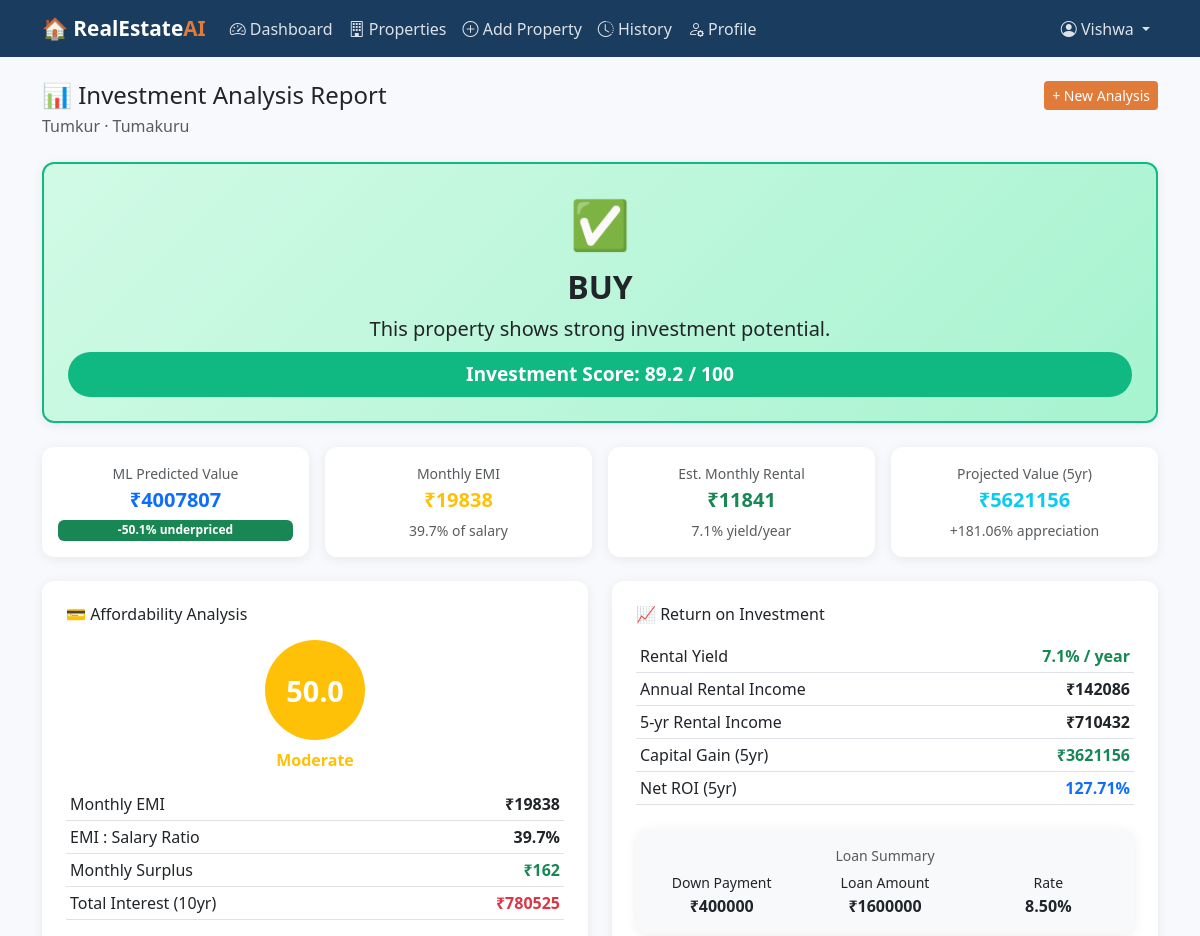
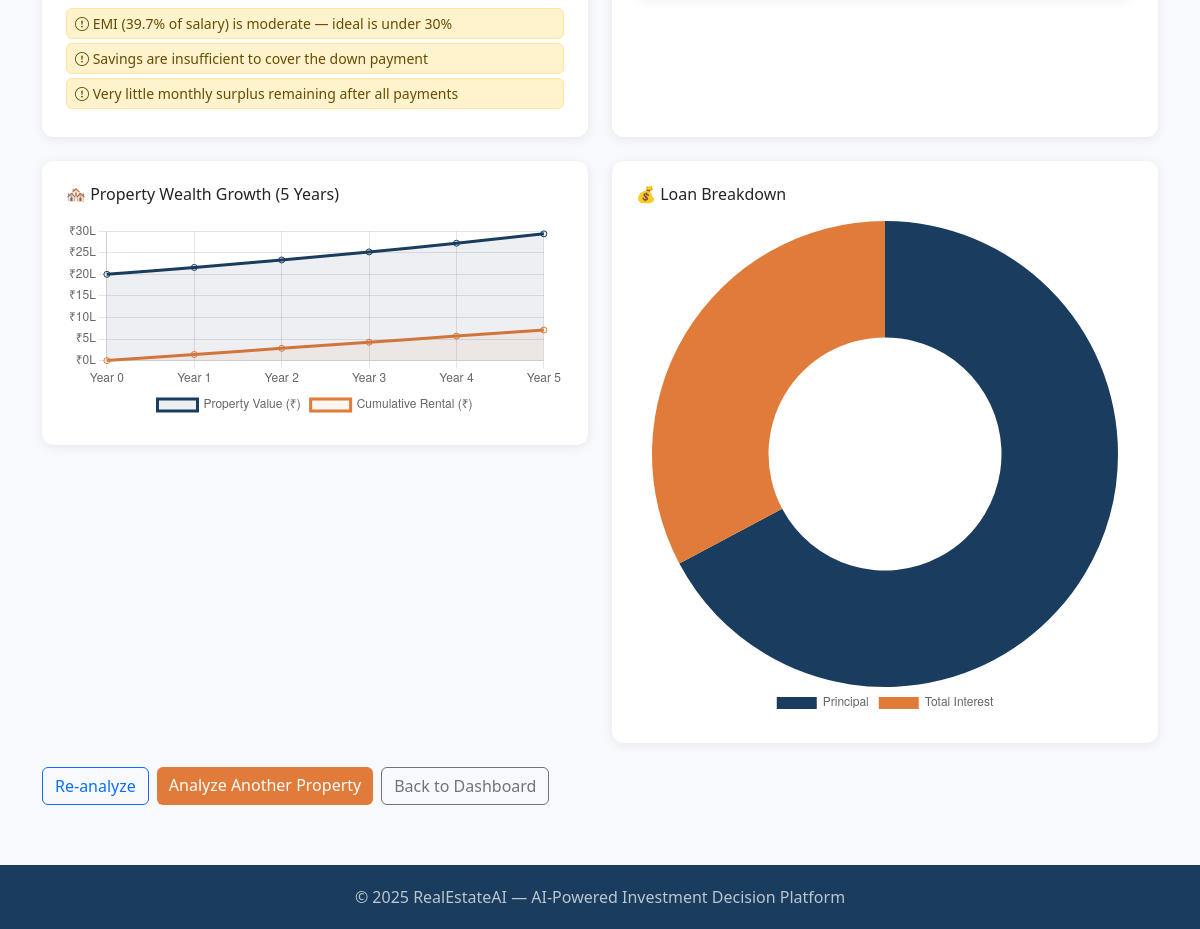
The app's page /result/3/ (signed in) with its own data (2 pictures, top to bottom).
### realestate/models.py (models this page shows, shortened)
class Property(models.Model):
    PROPERTY_TYPE_CHOICES = [
        ('apartment', 'Apartment'),
        ('villa', 'Villa'),
        ('plot', 'Plot'),
        ('commercial', 'Commercial'),
    ]
    user = models.ForeignKey(User, on_delete=models.CASCADE, related_name='properties')
    title = models.CharField(max_length=200)
    location = models.CharField(max_length=100)
    price = models.DecimalField(max_digits=15, decimal_places=2)
    area_sqft = models.DecimalField(max_digits=10, decimal_places=2)
    bhk = models.IntegerField(choices=[(1,'1 BHK'),(2,'2 BHK'),(3,'3 BHK'),(4,'4 BHK'),(5,'5+ BHK')])
    property_type = models.CharField(max_length=20, choices=PROPERTY_TYPE_CHOICES, default='apartment')
    age_years = models.IntegerField(default=0, help_text="Age of property in years")
    floor_number = models.IntegerField(default=1)
    total_floors = models.IntegerField(default=5)
    created_at = models.DateTimeField(auto_now_add=True)

class InvestmentAnalysis(models.Model):
    RECOMMENDATION_CHOICES = [
        ('BUY', 'Buy'),
        ('HOLD', 'Hold'),
        ('AVOID', 'Avoid'),
    ]
    user = models.ForeignKey(User, on_delete=models.CASCADE, related_name='analyses')
    property = models.ForeignKey(Property, on_delete=models.CASCADE, related_name='analyses')
    predicted_price = models.DecimalField(max_digits=15, decimal_places=2, null=True, blank=True)
    predicted_rental = models.DecimalField(max_digits=10, decimal_places=2, null=True, blank=True)
    down_payment = models.DecimalField(max_digits=15, decimal_places=2)
    loan_amount = models.DecimalField(max_digits=15, decimal_places=2)
    loan_tenure_years = models.IntegerField(default=20)
    interest_rate = models.DecimalField(max_digits=5, decimal_places=2, default=8.5)
    emi = models.DecimalField(max_digits=12, decimal_places=2, null=True, blank=True)
    total_interest = models.DecimalField(max_digits=15, decimal_places=2, null=True, blank=True)
    affordability_score = models.DecimalField(max_digits=5, decimal_places=2, null=True, blank=True)
    roi_percentage = models.DecimalField(max_digits=7, decimal_places=2, null=True, blank=True)
    investment_score = models.DecimalField(max_digits=5, decimal_places=2, null=True, blank=True)
    recommendation = models.CharField(max_length=10, choices=RECOMMENDATION_CHOICES, null=True, blank=True)
    projected_value_5yr = models.DecimalField(max_digits=15, decimal_places=2, null=True, blank=True)
    created_at = models.DateTimeField(auto_now_add=True)
    class Meta:
        ordering = ['-created_at']

### realestate/views.py (the view)
# urls.py: path('result/<int:pk>/', views.analysis_result, name='analysis_result'),
@login_required
def analysis_result(request, pk):
    analysis = get_object_or_404(InvestmentAnalysis, pk=pk, user=request.user)
    prop = analysis.property
    profile = request.user.financial_profile
    ml_preds = {
        'predicted_price': float(analysis.predicted_price),
        'predicted_rental': float(analysis.predicted_rental),
        'projected_5yr': float(analysis.projected_value_5yr),
    }
    property_data = {
        'price': float(prop.price),
        'down_payment': float(analysis.down_payment),
        'loan_tenure_years': analysis.loan_tenure_years,
        'interest_rate': float(analysis.interest_rate),
    }
    financial_data = {
        'monthly_salary': float(profile.monthly_salary),
        'monthly_expenses': float(profile.monthly_expenses),
        'total_savings': float(profile.total_savings),
        'risk_tolerance': profile.risk_tolerance,
    }
    result = full_analysis(property_data, financial_data, ml_preds)
    emi = result['emi_data']['emi']
    annual_emi = emi * 12
    total_months = result['emi_data']['total_months']
    appreciation = 0.08
    wealth_labels = []
    wealth_values = []
    rent_values = []
    for yr in range(0, 6):
        wealth_labels.append(f"Year {yr}")
        wealth_values.append(round(float(prop.price) * ((1 + appreciation) ** yr)))
        rent_values.append(round(float(analysis.predicted_rental) * 12 * yr))
    context = {
        'analysis': analysis,
        'property': prop,
        'result': result,
        'ml_preds': ml_preds,
        'wealth_labels': json.dumps(wealth_labels),
        'wealth_values': json.dumps(wealth_values),
        'rent_values': json.dumps(rent_values),
        'emi_principal': round(float(analysis.loan_amount)),
        'emi_interest': round(float(analysis.total_interest)),
    }
    return render(request, 'realestate/analysis_result.html', context)

### realestate/finance_engine.py (called while the page is built)
def calculate_emi(principal: float, annual_rate: float, tenure_years: int) -> dict:
    if principal <= 0 or tenure_years <= 0:
        return {'emi': 0, 'total_payment': 0, 'total_interest': 0}
    monthly_rate = annual_rate / (12 * 100)
    n = tenure_years * 12
    if monthly_rate == 0:
        emi = principal / n
    else:
        emi = principal * monthly_rate * ((1 + monthly_rate) ** n) / (((1 + monthly_rate) ** n) - 1)
    total_payment = emi * n
    total_interest = total_payment - principal
    return {
        'emi': round(emi, 2),
        'total_payment': round(total_payment, 2),
        'total_interest': round(total_interest, 2),
        'monthly_rate': round(monthly_rate * 100, 4),
        'total_months': n,
    }

### realestate/templates/realestate/analysis_result.html (shortened to what this page needs)
{% extends 'realestate/base.html' %}
{% block content %}
<div class="d-flex justify-content-between align-items-start mb-4">
  <div>
    <h4 class="mb-1">📊 Investment Analysis Report</h4>
    <p class="text-muted mb-0">{{ property.title }} · {{ property.location }}</p>
  </div>
  <a href="{% url 'add_property' %}" class="btn btn-accent btn-sm">+ New Analysis</a>
</div>
<div class="card p-4 mb-4 text-center"
     style="background: linear-gradient(135deg,
     {% if result.investment.recommendation == 'BUY' %}#d1fae5,#a7f3d0{% elif result.investment.recommendation == 'HOLD' %}#fef3c7,#fde68a{% else %}#fee2e2,#fecaca{% endif %});
     border: 2px solid {% if result.investment.recommendation == 'BUY' %}#10b981{% elif result.investment.recommendation == 'HOLD' %}#f59e0b{% else %}#ef4444{% endif %};">
  <div style="font-size:3rem">{{ result.investment.rec_icon }}</div>
  <h2 class="fw-bold mt-2">{{ result.investment.recommendation }}</h2>
  <p class="lead mb-2">{{ result.investment.rec_text }}</p>
  <div class="d-inline-block px-4 py-2 rounded-pill fw-bold"
       style="background:{% if result.investment.recommendation == 'BUY' %}#10b981{% elif result.investment.recommendation == 'HOLD' %}#f59e0b{% else %}#ef4444{% endif %};color:white;font-size:1.2rem">
    Investment Score: {{ result.investment.investment_score }} / 100
  </div>
</div>
<div class="row g-3 mb-4">
  <div class="col-md-3">
    <div class="card p-3 text-center h-100">
      <small class="text-muted">ML Predicted Value</small>
      <h5 class="text-primary fw-bold mt-1">₹{{ ml_preds.predicted_price|floatformat:0 }}</h5>
      {% if result.price_vs_predicted > 0 %}
        <span class="badge bg-danger">{{ result.price_vs_predicted }}% overpriced</span>
      {% elif result.price_vs_predicted < 0 %}
        <span class="badge bg-success">{{ result.price_vs_predicted|floatformat:1 }}% underpriced</span>
      {% else %}
        <span class="badge bg-secondary">Fairly priced</span>
      {% endif %}
    </div>
  </div>
  <div class="col-md-3">
    <div class="card p-3 text-center h-100">
      <small class="text-muted">Monthly EMI</small>
      <h5 class="text-warning fw-bold mt-1">₹{{ result.emi_data.emi|floatformat:0 }}</h5>
      <small class="text-muted">{{ result.affordability.emi_ratio }}% of salary</small>
    </div>
  </div>
  <div class="col-md-3">
    <div class="card p-3 text-center h-100">
      <small class="text-muted">Est. Monthly Rental</small>
      <h5 class="text-success fw-bold mt-1">₹{{ ml_preds.predicted_rental|floatformat:0 }}</h5>
      <small class="text-muted">{{ result.roi.rental_yield }}% yield/year</small>
    </div>
  </div>
  <div class="col-md-3">
    <div class="card p-3 text-center h-100">
      <small class="text-muted">Projected Value (5yr)</small>
      <h5 class="text-info fw-bold mt-1">₹{{ ml_preds.projected_5yr|floatformat:0 }}</h5>
      <small class="text-muted">+{{ result.roi.capital_gain_pct }}% appreciation</small>
    </div>
  </div>
</div>
<div class="row g-4 mb-4">
  <div class="col-md-6">
    <div class="card p-4 h-100">
      <h6 class="mb-3">💳 Affordability Analysis</h6>
      <div class="text-center mb-3">
        <div class="score-circle bg-{{ result.affordability.color }} text-white">
          {{ result.affordability.score }}
        </div>
        <div class="mt-2 fw-bold text-{{ result.affordability.color }}">{{ result.affordability.level }}</div>
      </div>
      <table class="table table-sm">
        <tr><td>Monthly EMI</td><td class="text-end fw-bold">₹{{ result.emi_data.emi|floatformat:0 }}</td></tr>
        <tr><td>EMI : Salary Ratio</td><td class="text-end fw-bold">{{ result.affordability.emi_ratio }}%</td></tr>
        <tr><td>Monthly Surplus</td><td class="text-end fw-bold {% if result.affordability.monthly_surplus > 0 %}text-success{% else %}text-danger{% endif %}">₹{{ result.affordability.monthly_surplus|floatformat:0 }}</td></tr>
        <tr><td>Total Interest ({{ analysis.loan_tenure_years }}yr)</td><td class="text-end fw-bold text-danger">₹{{ result.emi_data.total_interest|floatformat:0 }}</td></tr>
      </table>
      {% if result.affordability.issues %}
      <div class="mt-2">
        {% for issue in result.affordability.issues %}
        <div class="alert alert-warning py-1 px-2 mb-1 small"><i class="bi bi-exclamation-circle"></i> {{ issue }}</div>
        {% endfor %}
      </div>
      {% endif %}
    </div>
  </div>
  <div class="col-md-6">
    <div class="card p-4 h-100">
      <h6 class="mb-3">📈 Return on Investment</h6>
      <table class="table table-sm">
        <tr><td>Rental Yield</td><td class="text-end fw-bold text-success">{{ result.roi.rental_yield }}% / year</td></tr>
        <tr><td>Annual Rental Income</td><td class="text-end fw-bold">₹{{ result.roi.annual_rent|floatformat:0 }}</td></tr>
        <tr><td>5-yr Rental Income</td><td class="text-end fw-bold">₹{{ result.roi.total_rental_5yr|floatformat:0 }}</td></tr>
        <tr><td>Capital Gain (5yr)</td><td class="text-end fw-bold text-success">₹{{ result.roi.capital_gain_5yr|floatformat:0 }}</td></tr>
        <tr><td>Net ROI (5yr)</td><td class="text-end fw-bold text-primary">{{ result.roi.net_roi_5yr }}%</td></tr>
      </table>
      <div class="card bg-light p-3 mt-2 text-center">
        <small class="text-muted">Loan Summary</small>
        <div class="row mt-1">
          <div class="col-4"><small>Down Payment</small><br><strong>₹{{ result.down_payment|floatformat:0 }}</strong></div>
          <div class="col-4"><small>Loan Amount</small><br><strong>₹{{ result.loan_amount|floatformat:0 }}</strong></div>
          <div class="col-4"><small>Rate</small><br><strong>{{ analysis.interest_rate }}%</strong></div>
        </div>
      </div>
    </div>
  </div>
</div>
<div class="row g-4 mb-4">
  <div class="col-md-6">
    <div class="card p-4">
      <h6 class="mb-3">🏘️ Property Wealth Growth (5 Years)</h6>
      <canvas id="wealthChart" height="200"></canvas>
    </div>
  </div>
  <div class="col-md-6">
    <div class="card p-4">
      <h6 class="mb-3">💰 Loan Breakdown</h6>
      <canvas id="loanChart" height="200"></canvas>
    </div>
  </div>
</div>
<div class="d-flex gap-2">
  <a href="{% url 'analyze_property' property.pk %}" class="btn btn-outline-primary">Re-analyze</a>
  <a href="{% url 'add_property' %}" class="btn btn-accent">Analyze Another Property</a>
  <a href="{% url 'dashboard' %}" class="btn btn-outline-secondary">Back to Dashboard</a>
</div>
{% endblock %}
{% block extra_js %}
<script>
const wealthLabels = {{ wealth_labels|safe }};
const wealthValues = {{ wealth_values|safe }};
const rentValues = {{ rent_values|safe }};
new Chart(document.getElementById('wealthChart'), {
  type: 'line',
  data: {
    labels: wealthLabels,
    datasets: [
      {
        label: 'Property Value (₹)',
        data: wealthValues,
        borderColor: '#1a3c5e',
        backgroundColor: 'rgba(26,60,94,0.08)',
        fill: true,
        tension: 0.4,
      },
      {
        label: 'Cumulative Rental (₹)',
        data: rentValues,
        borderColor: '#e07b39',
        backgroundColor: 'rgba(224,123,57,0.08)',
        fill: true,
        tension: 0.4,
      }
    ]
  },
  options: {
    plugins: { legend: { position: 'bottom' } },
    scales: {
      y: { ticks: { callback: v => '₹' + (v/100000).toFixed(0) + 'L' } }
    }
  }
});
new Chart(document.getElementById('loanChart'), {
  type: 'doughnut',
  data: {
    labels: ['Principal', 'Total Interest'],
    datasets: [{
      data: [{{ emi_principal }}, {{ emi_interest }}],
      backgroundColor: ['#1a3c5e', '#e07b39'],
      borderWidth: 0,
    }]
  },
  options: {
    plugins: {
      legend: { position: 'bottom' },
      tooltip: {
        callbacks: {
          label: ctx => '₹' + ctx.parsed.toLocaleString('en-IN')
        }
      }
    }
  }
});
</script>
{% endblock %}

### realestate/templates/realestate/base.html (shortened to what this page needs)
<!DOCTYPE html>
<html lang="en">
<head>
  <link href="https://cdn.jsdelivr.net/npm/bootstrap@5.3.0/dist/css/bootstrap.min.css" rel="stylesheet">
  <link href="https://cdn.jsdelivr.net/npm/bootstrap-icons@1.10.0/font/bootstrap-icons.css" rel="stylesheet">
</head>
<body>
<nav class="navbar navbar-expand-lg navbar-dark">
  <div class="container">
    <a class="navbar-brand" href="{% url 'home' %}">🏠 RealEstate<span>AI</span></a>
    <div class="collapse navbar-collapse" id="navMenu">
      {% if user.is_authenticated %}
      <ul class="navbar-nav me-auto">
        <li class="nav-item"><a class="nav-link" href="{% url 'dashboard' %}"><i class="bi bi-speedometer2"></i> Dashboard</a></li>
        <li class="nav-item"><a class="nav-link" href="{% url 'property_list' %}"><i class="bi bi-building"></i> Properties</a></li>
        <li class="nav-item"><a class="nav-link" href="{% url 'add_property' %}"><i class="bi bi-plus-circle"></i> Add Property</a></li>
        <li class="nav-item"><a class="nav-link" href="{% url 'analysis_history' %}"><i class="bi bi-clock-history"></i> History</a></li>
        <li class="nav-item"><a class="nav-link" href="{% url 'financial_profile' %}"><i class="bi bi-person-gear"></i> Profile</a></li>
      </ul>
      <ul class="navbar-nav">
        <li class="nav-item dropdown">
          <a class="nav-link dropdown-toggle" href="#" data-bs-toggle="dropdown">
            <i class="bi bi-person-circle"></i> {{ user.first_name|default:user.username }}
          </a>
        </li>
      </ul>
      {% else %}
      <ul class="navbar-nav ms-auto">
        <li class="nav-item"><a class="nav-link" href="{% url 'login' %}">Login</a></li>
        <li class="nav-item"><a class="nav-link" href="{% url 'register' %}">Register</a></li>
      </ul>
      {% endif %}
    </div>
  </div>
</nav>
<div class="container my-4">
  {% block content %}{% endblock %}
</div>
<footer class="text-center">
  <p class="mb-0">© 2025 RealEstateAI — AI-Powered Investment Decision Platform</p>
</footer>
{% block extra_js %}{% endblock %}
</body>
</html>

### realestate/templates/realestate/base.html (style rules this page uses)
:root { --primary: #1a3c5e; --accent: #e07b39; --light-bg: #f8f9fc; }
body { background: var(--light-bg); font-family: 'Segoe UI', sans-serif; }
.navbar { background: var(--primary) !important; }
.navbar-brand { font-weight: 700; font-size: 1.3rem; color: #fff !important; }
.navbar-brand span { color: var(--accent); }
.nav-link { color: rgba(255,255,255,0.85) !important; }
.btn-accent { background: var(--accent); color: #fff; border: none; }
.card { border: none; border-radius: 12px; box-shadow: 0 2px 12px rgba(0,0,0,0.07); }
.score-circle { width: 100px; height: 100px; border-radius: 50%; display: flex; align-items: center; justify-content: center; font-size: 1.8rem; font-weight: 700; margin: 0 auto; }
footer { background: var(--primary); color: rgba(255,255,255,0.7); padding: 20px 0; margin-top: 60px; }

### records on screen
Property: title "Tumkur", location "Tumakuru"
InvestmentAnalysis: investment.recommendation "BUY", loan_tenure_years "10", interest_rate "8.50"

### other values on screen
{{ user.first_name|default:user.username }} "Vishwa"
{{ result.investment.rec_icon }} "✅"
{{ result.investment.rec_text }} "This property shows strong investment potential."
{{ result.investment.investment_score }} "89.2"
{{ ml_preds.predicted_price|floatformat:0 }} "4007807"
{{ result.price_vs_predicted|floatformat:1 }} "-50.1"
{{ result.emi_data.emi|floatformat:0 }} "19838"
{{ result.affordability.emi_ratio }} "39.7"
{{ ml_preds.predicted_rental|floatformat:0 }} "11841"
{{ result.roi.rental_yield }} "7.1"
{{ ml_preds.projected_5yr|floatformat:0 }} "5621156"
{{ result.roi.capital_gain_pct }} "181.06"
{{ result.affordability.score }} "50.0"
{{ result.affordability.level }} "Moderate"
{{ result.affordability.monthly_surplus|floatformat:0 }} "162"
